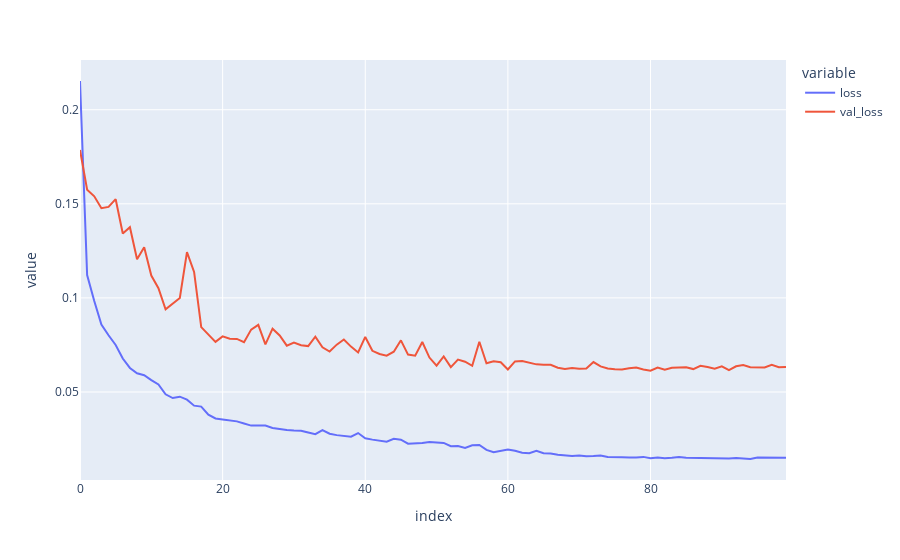

The cell this chart's notebook holds for it:
### Code cell
fig = px.line({"loss": train_history["loss"], "val_loss": val_history["loss"]})
fig.show()
